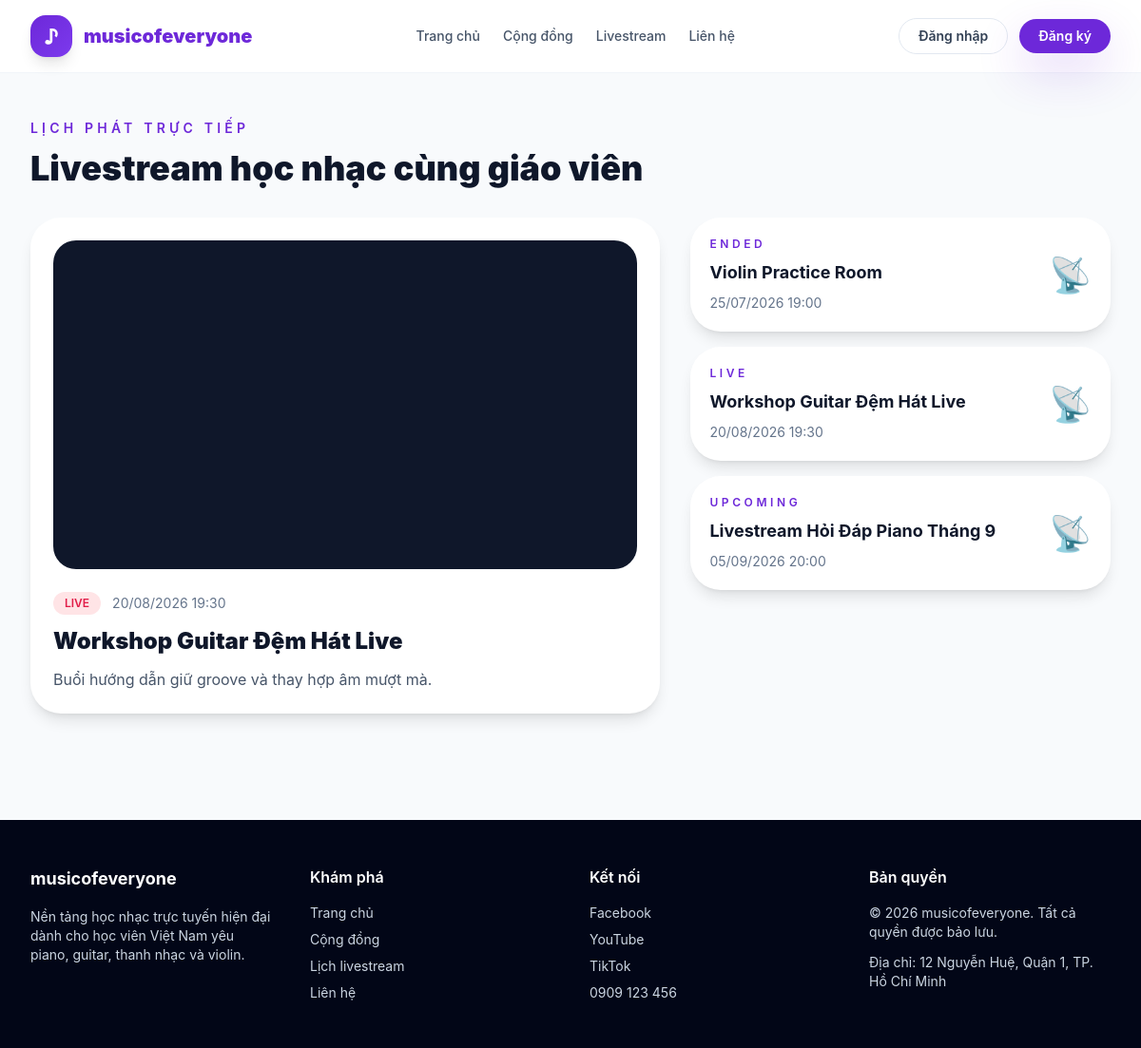
Page /livestream.php?id=2 on the committed database.
### tables this page shows
CREATE TABLE livestreams (
    id INT UNSIGNED AUTO_INCREMENT PRIMARY KEY,
    title VARCHAR(180) NOT NULL,
    session_date DATETIME NOT NULL,
    stream_url VARCHAR(255) NOT NULL,
    description TEXT DEFAULT NULL,
    status ENUM('upcoming', 'live', 'ended') NOT NULL DEFAULT 'upcoming',
    created_at DATETIME NOT NULL
);

### includes/functions.php (called while the page is built, shortened)
<?php
require_once __DIR__ . '/../config/db.php';
function db(): PDO
{
    global $pdo;
    return $pdo;
}
function e(?string $value): string
{
    return htmlspecialchars((string) $value, ENT_QUOTES, 'UTF-8');
}
function query_all(string $sql, array $params = []): array
{
    $statement = db()->prepare($sql);
    $statement->execute($params);
    return $statement->fetchAll();
}
function query_one(string $sql, array $params = []): ?array
{
    $statement = db()->prepare($sql);
    $statement->execute($params);
    $row = $statement->fetch();
    return $row ?: null;
}
function format_datetime_vi(?string $value, string $format = 'd/m/Y H:i'): string
{
    try {
        return (new DateTime($value))->format($format);
    } catch (Throwable $exception) {
        return $value;
    }
}
function youtube_embed_url(string $url): string
{
    if (preg_match('~(?:youtu\.be/|v=)([A-Za-z0-9_-]{6,})~', $url, $matches)) {
        return 'https://www.youtube.com/embed/' . $matches[1];
    }
    return $url;
}

### livestream.php (the view, shortened to what this page needs)
<?php
require_once __DIR__ . '/includes/header.php';
$sessions = query_all('SELECT * FROM livestreams ORDER BY session_date ASC');
$selectedId = (int) ($_GET['id'] ?? ($sessions[0]['id'] ?? 0));
$selected = query_one('SELECT * FROM livestreams WHERE id = ? LIMIT 1', [$selectedId]) ?? ($sessions[0] ?? null);
$embedUrl = $selected ? youtube_embed_url((string) $selected['stream_url']) : '';
?>
<section class="mx-auto max-w-7xl px-4 py-12 lg:px-8">
    <div class="mb-8">
        <p class="text-sm font-semibold uppercase tracking-[0.3em] text-primary">Lịch phát trực tiếp</p>
        <h1 class="mt-3 text-4xl font-black text-slate-900">Livestream học nhạc cùng giáo viên</h1>
    </div>
    <div class="grid gap-8 lg:grid-cols-[1.2fr,0.8fr]">
        <div class="overflow-hidden rounded-[2rem] bg-white p-6 shadow-lg">
            <?php if ($selected): ?>
                <div class="aspect-video overflow-hidden rounded-[1.5rem] bg-slate-900">
                    <?php if (str_contains((string) $selected['stream_url'], '.m3u8')): ?>
                        <video id="livePlayer" controls class="h-full w-full"></video>
                        <script src="https://cdn.jsdelivr.net/npm/hls.js@latest"></script>
                        <script>
                            document.addEventListener('DOMContentLoaded', function () {
                                const video = document.getElementById('livePlayer');
                                const source = <?= json_encode($selected['stream_url']); ?>;
                                if (window.Hls && Hls.isSupported()) {
                                    const hls = new Hls();
                                    hls.loadSource(source);
                                    hls.attachMedia(video);
                                } else if (video.canPlayType('application/vnd.apple.mpegurl')) {
                                    video.src = source;
                                }
                            });
                        </script>
                    <?php else: ?>
                        <iframe src="<?= e($embedUrl); ?>" class="h-full w-full" allowfullscreen></iframe>
                    <?php endif; ?>
                </div>
                <div class="mt-6">
                    <div class="flex flex-wrap items-center gap-3">
                        <span class="rounded-full <?= $selected['status'] === 'live' ? 'bg-rose-100 text-rose-600' : 'bg-violet-100 text-primary'; ?> px-3 py-1 text-xs font-semibold uppercase"><?= e($selected['status']); ?></span>
                        <span class="text-sm text-slate-500"><?= e(format_datetime_vi($selected['session_date'])); ?></span>
                    </div>
                    <h2 class="mt-3 text-2xl font-black text-slate-900"><?= e($selected['title']); ?></h2>
                    <p class="mt-3 text-slate-600"><?= e($selected['description']); ?></p>
                </div>
            <?php else: ?>
                <p class="text-slate-500">Chưa có livestream nào.</p>
            <?php endif; ?>
        </div>
        <div class="space-y-4">
            <?php foreach ($sessions as $session): ?>
                <a href="/livestream.php?id=<?= e((string) $session['id']); ?>" class="block rounded-[2rem] bg-white p-5 shadow-lg transition hover:-translate-y-1">
                    <div class="flex items-center justify-between gap-4">
                        <div>
                            <p class="text-xs font-semibold uppercase tracking-[0.3em] text-primary"><?= e($session['status']); ?></p>
                            <h3 class="mt-2 text-lg font-bold text-slate-900"><?= e($session['title']); ?></h3>
                            <p class="mt-2 text-sm text-slate-500"><?= e(format_datetime_vi($session['session_date'])); ?></p>
                        </div>
                        <div class="text-4xl">📡</div>
                    </div>
                </a>
            <?php endforeach; ?>
        </div>
    </div>
</section>
<?php require_once __DIR__ . '/includes/footer.php'; ?>

### assets/css/style.css (style rules this page uses)
body { font-family: Inter, ui-sans-serif, system-ui, -apple-system, BlinkMacSystemFont, 'Segoe UI', sans-serif; }

### rows in the picture
livestreams: status "LIVE", session_date "20/08/2026 19:30", title "Workshop Guitar Đệm Hát Live", description "Buổi hướng dẫn giữ groove và thay hợp âm mượt mà."
livestreams: status "ENDED", title "Violin Practice Room", session_date "25/07/2026 19:00"
livestreams: status "UPCOMING", title "Livestream Hỏi Đáp Piano Tháng 9", session_date "05/09/2026 20:00"

### other values in the picture
setting('contact_phone', '0900 000 000') "0909 123 456"
setting('contact_address', 'TP. Hồ Chí Minh') "12 Nguyễn Huệ, Quận 1, TP. Hồ Chí Minh"
